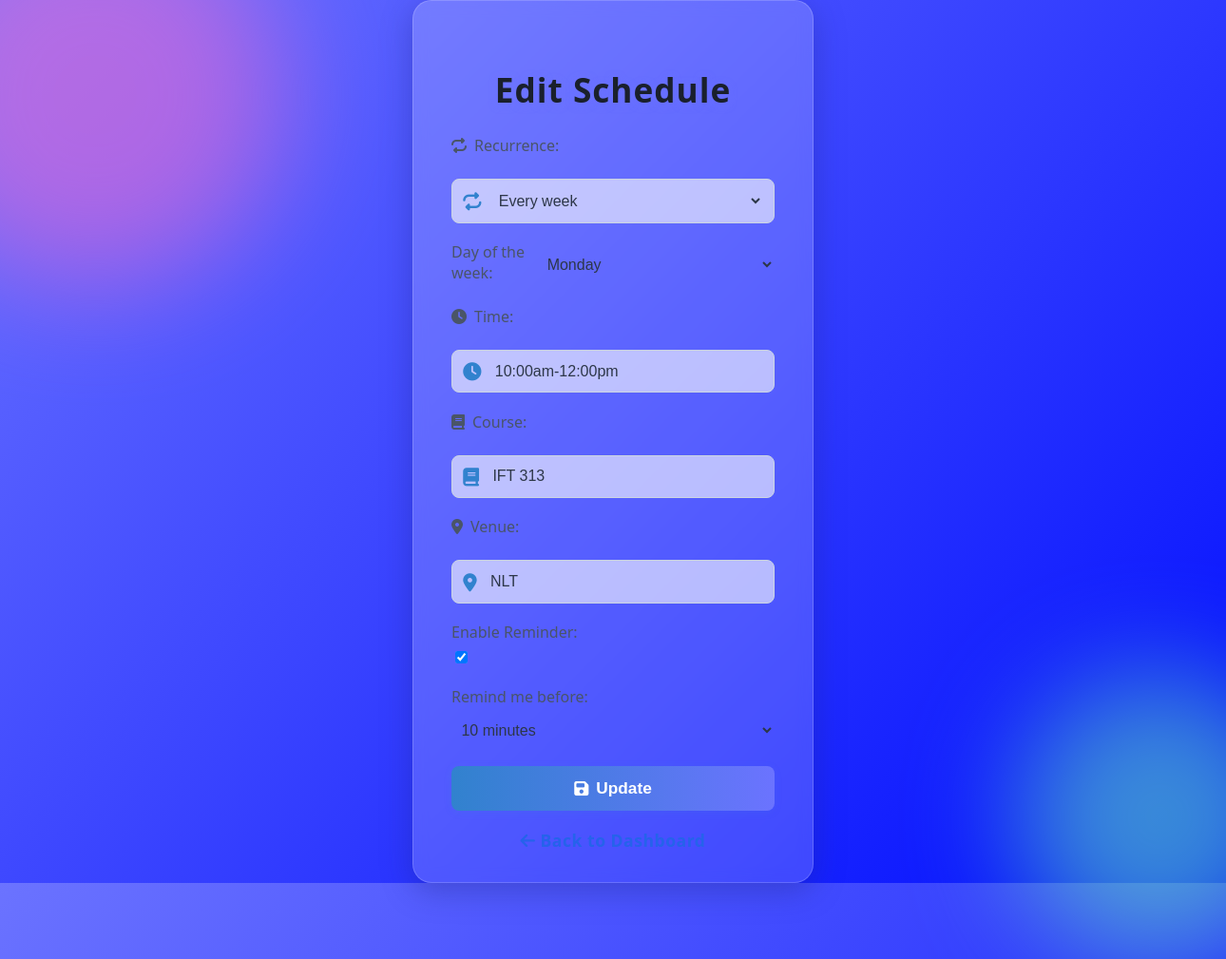
Page /edit/47 (signed in) on the committed database.
### tables this page shows
CREATE TABLE schedules (
            id INTEGER PRIMARY KEY AUTOINCREMENT,
            user_id INTEGER,
            day TEXT,
            time TEXT,
            course TEXT,
            venue TEXT, recurrence TEXT DEFAULT 'none', date TEXT, reminder_enabled INTEGER DEFAULT 0, reminder_minutes_before INTEGER DEFAULT 10,
            FOREIGN KEY(user_id) REFERENCES users(id)
        );

### app.py (the view, shortened to what this page needs)
@app.route("/edit/<int:schedule_id>", methods=["GET", "POST"])
def edit(schedule_id):
    if "user_id" not in session:
        return redirect(url_for("login"))
    db = get_db()
    cur = db.execute("SELECT * FROM schedules WHERE id=? AND user_id=?", (schedule_id, session["user_id"]))
    schedule = cur.fetchone()
    if not schedule:
        flash("Schedule not found.", "danger")
        return redirect(url_for("index"))
    valid_days = ["Monday", "Tuesday", "Wednesday", "Thursday", "Friday", "Saturday", "Sunday"]
    return render_template("edit.html", schedule=schedule)

### app.py (called while the page is built)
def get_db():
    db = getattr(g, '_database', None)
    if db is None:
        db = g._database = sqlite3.connect(DATABASE)
    db.row_factory = sqlite3.Row
    return db

@app.teardown_appcontext
def close_connection(exception):
    db = getattr(g, '_database', None)
    if db is not None:
        db.close()

### templates/edit.html (shortened to what this page needs)
<!DOCTYPE html>
<html lang="en">
<head>
</head>
<body>
  <div class="bg-shape bg-shape1"></div>
  <div class="bg-shape bg-shape2"></div>
  <div class="card">
  <h2 style="font-size:2.2rem; font-weight:700; color:#1a202c; text-shadow:0 2px 8px #6b73ff99;">Edit Schedule</h2>
    <form method="POST">
      <label><i class="fa fa-repeat"></i> Recurrence:</label>
      <div class="input-group">
        <i class="fa fa-repeat"></i>
        <select name="recurrence" id="recurrence" required onchange="toggleDateDay()">
          <option value="weekly" {% if schedule['recurrence'] == 'weekly' %}selected{% endif %}>Every week</option>
        </select>
      </div>
      <div class="form-group" id="day-group" style="display:none;">
        <label for="day">Day of the week:</label>
        <select id="day" name="day" required>
          <option value="Monday" {% if schedule.day == 'Monday' %}selected{% endif %}>Monday</option>
        </select>
      </div>
      <label><i class="fa fa-clock"></i> Time:</label>
      <div class="input-group"><i class="fa fa-clock"></i><input type="text" name="time" value="{{ schedule['time'] }}" required></div>
      <label><i class="fa fa-book"></i> Course:</label>
      <div class="input-group"><i class="fa fa-book"></i><input type="text" name="course" value="{{ schedule['course'] }}" required></div>
      <label><i class="fa fa-location-dot"></i> Venue:</label>
      <div class="input-group"><i class="fa fa-location-dot"></i><input type="text" name="venue" value="{{ schedule['venue'] }}" required></div>
      <div class="form-group">
        <label for="reminder_enabled">Enable Reminder:</label>
        <input type="checkbox" id="reminder_enabled" name="reminder_enabled" value="1" {% if schedule.reminder_enabled %}checked{% endif %}>
      </div>
      <div class="form-group">
        <label for="reminder_minutes_before">Remind me before:</label>
        <select id="reminder_minutes_before" name="reminder_minutes_before">
          <option value="10" {% if schedule.reminder_minutes_before == 10 %}selected{% endif %}>10 minutes</option>
        </select>
      </div>
      <button type="submit"><i class="fa fa-save"></i> Update</button>
    </form>
  <a class="link" style="font-size:1.1rem; font-weight:600; color:#2563eb;" href="{{ url_for('index') }}"><i class="fa fa-arrow-left"></i> Back to Dashboard</a>
  </div>
  <link rel="stylesheet" href="https://cdnjs.cloudflare.com/ajax/libs/font-awesome/6.4.0/css/all.min.css">
</body>
</html>

### templates/edit.html (style rules this page uses)
body { min-height: 100vh; margin: 0; font-family: 'Segoe UI', Arial, sans-serif; background: linear-gradient(135deg, #6b73ff 0%, #000dff 100%); display: flex; justify-content: center; align-items: center; position: relative; overflow: hidden; }
.bg-shape { position: absolute; border-radius: 50%; filter: blur(60px); opacity: 0.5; z-index: 0; }
.bg-shape1 { width: 400px; height: 400px; background: #ff6bcb; top: -100px; left: -100px; animation: float1 8s infinite alternate; }
.bg-shape2 { width: 300px; height: 300px; background: #6bffb3; bottom: -80px; right: -80px; animation: float2 10s infinite alternate; }
.card { position: relative; z-index: 1; background: rgba(255,255,255,0.18); box-shadow: 0 8px 32px 0 rgba(31,38,135,0.37); backdrop-filter: blur(8px); -webkit-backdrop-filter: blur(8px); border-radius: 20px; border: 1px solid rgba(255,255,255,0.18); padding: 2.5rem 2.5rem 2rem 2.5rem; min-width: 340px; max-width: 95vw; }
h2 { text-align: center; color: #2d3748; margin-bottom: 1.5rem; font-size: 2rem; letter-spacing: 1px; }
form { display: flex; flex-direction: column; gap: 1.2rem; }
label { color: #4a5568; margin-bottom: 0.3rem; font-weight: 500; display: flex; align-items: center; gap: 0.5rem; }
.input-group { display: flex; align-items: center; background: rgba(255,255,255,0.6); border-radius: 8px; padding: 0.2rem 0.7rem; border: 1px solid #cbd5e0; }
.input-group i { color: #3182ce; font-size: 1.2rem; margin-right: 0.5rem; }
select, input[type="text"] { padding: 0.6rem 0.4rem; border: none; background: transparent; font-size: 1rem; outline: none; width: 100%; color: #2d3748; }
button { background: linear-gradient(90deg,#3182ce 0%,#6b73ff 100%); color: #fff; border: none; padding: 0.8rem; border-radius: 8px; font-size: 1.08rem; font-weight: 600; cursor: pointer; box-shadow: 0 2px 8px rgba(49,130,206,0.12); transition: background 0.2s, transform 0.2s; display: flex; align-items: center; justify-content: center; gap: 0.5rem; }
.link { display: block; text-align: center; margin-top: 1.2rem; color: #3182ce; text-decoration: none; font-size: 1rem; font-weight: 500; letter-spacing: 0.5px; transition: color 0.2s; }

### rows in the picture
schedules: recurrence "Every week", day "Monday", time "10:00am-12:00pm", course "IFT 313", venue "NLT", reminder_enabled "☑", reminder_minutes_before "10 minutes"
